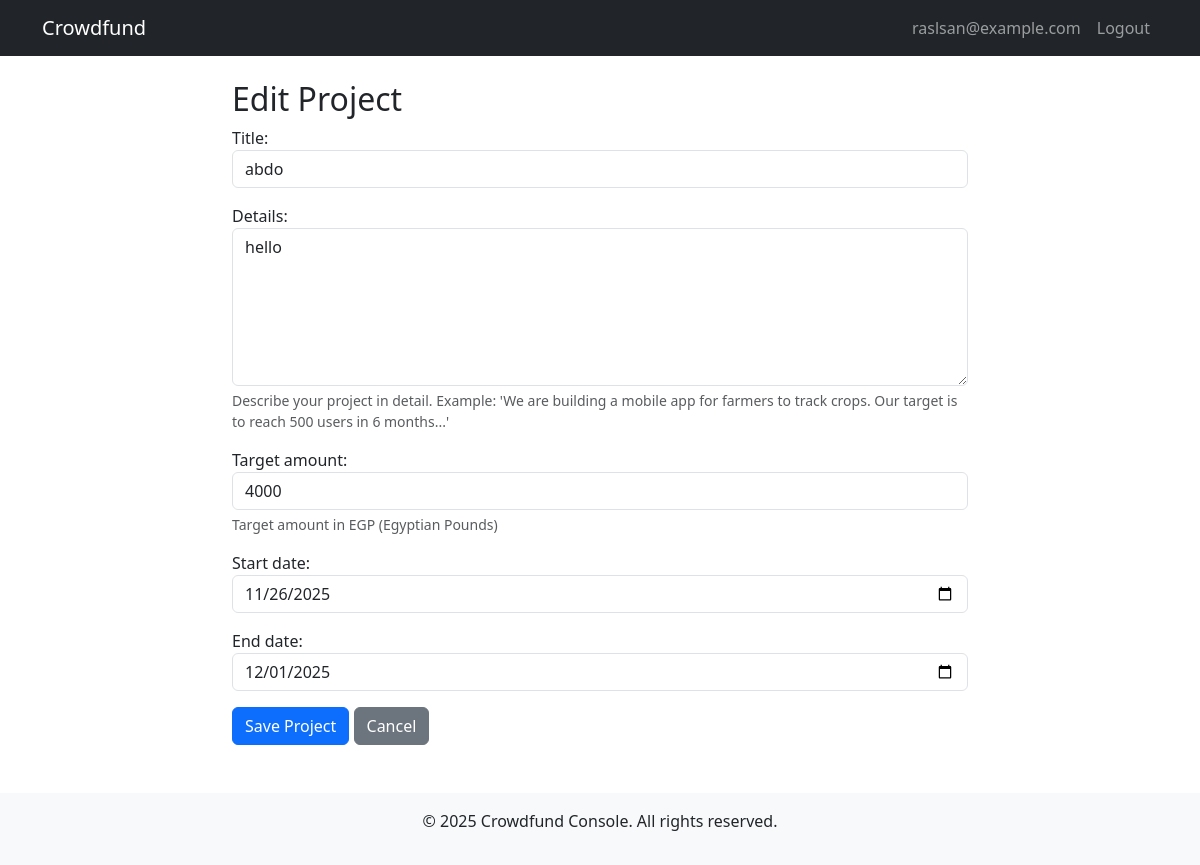
/projects/3/edit/ (signed in), run on the app's committed database.
### projects/models.py (models this page shows, shortened)
class User(AbstractUser):
    username = None
    email = models.EmailField(unique=True)
    mobile_phone = models.CharField(
        max_length=15,
        validators=[
            RegexValidator(
                regex=r"^(\+201|01)[0-5][0-9]{8}$",
                message="Enter a valid Egyptian mobile number (e.g., 010xxxxxxxx)",
            )
        ],
    )
    USERNAME_FIELD = "email"
    REQUIRED_FIELDS = []
    objects = CustomUserManager()

class Project(models.Model):
    owner = models.ForeignKey(User, on_delete=models.CASCADE, related_name="projects")
    title = models.CharField(max_length=200)
    details = models.TextField(
        help_text="Describe your project in detail. Example: 'We are building a mobile app for farmers to track crops. Our target is to reach 500 users in 6 months...'"
    )
    target_amount = models.PositiveIntegerField(
        validators=[MinValueValidator(1), MaxValueValidator(10_000_000)],
        help_text="Target amount in EGP (Egyptian Pounds)"
    )
    start_date = models.DateField()
    end_date = models.DateField()
    created_at = models.DateTimeField(auto_now_add=True)
    updated_at = models.DateTimeField(auto_now=True)
    is_active = models.BooleanField(default=True)
    @property
    def creator(self):
        return self.owner

### projects/views.py (the view, shortened to what this page needs)
# urls.py: path("<int:pk>/edit/", views.ProjectUpdateView.as_view(), name="project_edit"),
class ProjectUpdateView(LoginRequiredMixin, UserPassesTestMixin, UpdateView):
    model = Project
    form_class = ProjectForm
    template_name = "projects/project_form.html"
    login_url = "login"
    def test_func(self):
        project = self.get_object()
        return self.request.user == project.creator

### projects/forms.py
class ProjectForm(forms.ModelForm):
    class Meta:
        model = Project
        fields = ['title', 'details', 'target_amount', 'start_date', 'end_date']
        widgets = {
            'title': forms.TextInput(attrs={'class': 'form-control', 'placeholder': 'Project title'}),
            'details': forms.Textarea(attrs={
                'class': 'form-control',
                'rows': 6,
                'placeholder': 'Describe your project in detail...'
            }),
            'target_amount': forms.NumberInput(attrs={'class': 'form-control', 'placeholder': 'Amount in EGP'}),
            'start_date': forms.DateInput(attrs={'class': 'form-control', 'type': 'date'}),
            'end_date': forms.DateInput(attrs={'class': 'form-control', 'type': 'date'}),
        }

### templates/projects/project_form.html (shortened to what this page needs)
{% extends 'base.html' %}
{% block content %}
<div class="row justify-content-center">
    <div class="col-md-8">
        <h2>{% if form.instance.pk %}Edit{% else %}Create{% endif %} Project</h2>
        <form method="post">
            {% for field in form %}
                <div class="mb-3">
                    {{ field.label_tag }}
                    {{ field }}
                    {% if field.help_text %}
                        <small class="form-text text-muted d-block mt-1">
                            {{ field.help_text|safe }}
                        </small>
                    {% endif %}
                </div>
            {% endfor %}
            <button type="submit" class="btn btn-primary">Save Project</button>
            <a href="{% url 'project_list' %}" class="btn btn-secondary">Cancel</a>
        </form>
    </div>
</div>
{% endblock %}

### templates/base.html (shortened to what this page needs)
<!DOCTYPE html>
<html lang="en">
<head>
    <link rel="stylesheet" href="https://cdn.jsdelivr.net/npm/bootstrap@5.3.0/dist/css/bootstrap.min.css">
</head>
<body>
    <nav class="navbar navbar-expand-lg navbar-dark bg-dark">
        <div class="container">
            <a class="navbar-brand" href="{% url 'project_list' %}">Crowdfund</a>
            <div class="navbar-nav ms-auto">
                {% if user.is_authenticated %}
                    <span class="nav-link">{{ user.email }}</span>
                    <a class="nav-link" href="{% url 'logout' %}">Logout</a>
                {% else %}
                    <a class="nav-link" href="{% url 'login' %}">Login</a>
                    <a class="nav-link" href="{% url 'register' %}">Register</a>
                {% endif %}
            </div>
        </div>
    </nav>
    <div class="container mt-4">
        {% block content %}{% endblock %}
    </div>
    <footer class="mt-5 py-3 bg-light text-center">
        <p>&copy; 2025 Crowdfund Console. All rights reserved.</p>
    </footer>
</body>
</html>

### data on the page
User: email "raslsan@example.com"
Project: form "abdo" "hello" "4000" "11/26/2025" "12/01/2025"

### other printed values
{{ field.label_tag }} "Title:" "Details:" "Target amount:" "Start date:" "End date:"
{{ field.help_text|safe }} "Describe your project in detail. Example: 'We are building a mobile app for farmers to track crops. Our target is to reach 500 users in 6 months...'" "Target amount in EGP (Egyptian Pounds)"
